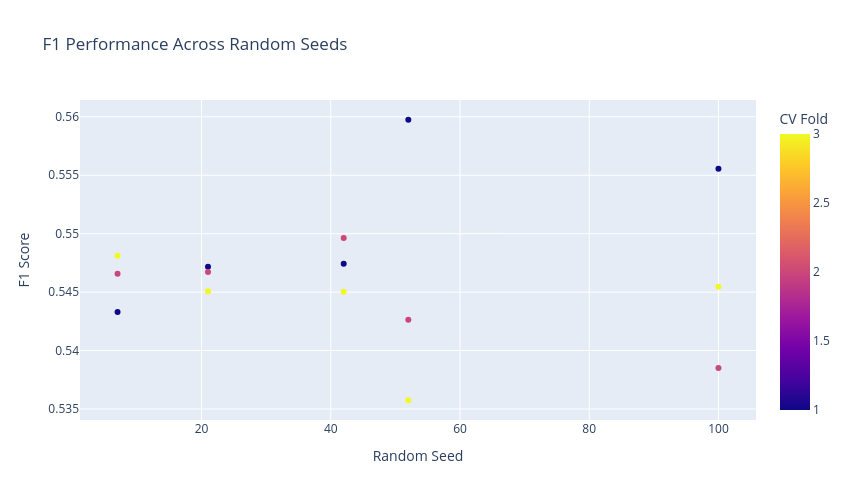

Write notebook code for a chart like this one.
### Code cell
# ============================================================
# CELL 14 — F1 PERFORMANCE ACROSS RANDOM SEEDS
# ============================================================

fig = px.scatter(
    robustness_results,
    x="Random_Seed",
    y="F1",
    color="Fold",
    title="F1 Performance Across Random Seeds",
    labels={
        "Random_Seed": "Random Seed",
        "F1": "F1 Score",
        "Fold": "CV Fold"
    },
    hover_data=metric_columns
)

fig.update_layout(
    width=850,
    height=500
)

fig.show()

### Figure 1 — Plotly figure (JSON) as saved in the notebook; plotly's stock layout.template omitted (floating-point values rounded to 4 significant figures)
{"data": [{"customdata": [[0.8409, 0.4102, 0.8227, 0.833, 0.5304, 0.9066], [0.8453, 0.4167, 0.8071, 0.8287, 0.5522, 0.9071], [0.8407, 0.4094, 0.815, 0.8296, 0.5491, 0.9095], [0.843, 0.4117, 0.7986, 0.8237, 0.5373, 0.902], [0.8397, 0.4083, 0.8262, 0.8338, 0.5385, 0.9103], [0.843, 0.4132, 0.8136, 0.8302, 0.5566, 0.911], [0.8412, 0.4104, 0.8206, 0.8322, 0.5478, 0.9097], [0.8439, 0.4139, 0.805, 0.827, 0.5406, 0.9059], [0.8405, 0.4091, 0.8164, 0.8301, 0.5432, 0.908], [0.849, 0.4247, 0.8206, 0.8367, 0.5597, 0.9117], [0.8407, 0.4085, 0.8078, 0.8265, 0.5483, 0.9075], [0.8363, 0.4009, 0.8072, 0.8237, 0.5224, 0.9035], [0.8447, 0.4176, 0.8298, 0.8382, 0.5582, 0.9136], [0.8409, 0.4075, 0.7936, 0.8204, 0.529, 0.902], [0.8399, 0.4085, 0.8207, 0.8316, 0.5448, 0.9086]], "hovertemplate": "Random Seed=%{x}<br>F1 Score=%{y}<br>Accuracy=%{customdata[0]}<br>Precision=%{customdata[1]}<br>Recall=%{customdata[2]}<br>Balanced_Accuracy=%{customdata[3]}<br>PR_AUC=%{customdata[4]}<br>ROC_AUC=%{customdata[5]}<br>CV Fold=%{marker.color}<extra></extra>", "legendgroup": "", "marker": {"color": [1, 2, 3, 1, 2, 3, 1, 2, 3, 1, 2, 3, 1, 2, 3], "coloraxis": "coloraxis", "symbol": "circle"}, "mode": "markers", "name": "", "orientation": "v", "showlegend": false, "type": "scatter", "x": [42, 42, 42, 7, 7, 7, 21, 21, 21, 52, 52, 52, 100, 100, 100], "xaxis": "x", "y": [0.5474, 0.5496, 0.545, 0.5433, 0.5466, 0.5481, 0.5472, 0.5467, 0.5451, 0.5597, 0.5426, 0.5357, 0.5556, 0.5385, 0.5455], "yaxis": "y"}], "layout": {"coloraxis": {"colorbar": {"title": {"text": "CV Fold"}}, "colorscale": [[0, "#0d0887"], [0.1111, "#46039f"], [0.2222, "#7201a8"], [0.3333, "#9c179e"], [0.4444, "#bd3786"], [0.5556, "#d8576b"], [0.6667, "#ed7953"], [0.7778, "#fb9f3a"], [0.8889, "#fdca26"], [1, "#f0f921"]]}, "height": 500, "legend": {"tracegroupgap": 0}, "title": {"text": "F1 Performance Across Random Seeds"}, "width": 850, "xaxis": {"anchor": "y", "domain": [0, 1], "title": {"text": "Random Seed"}}, "yaxis": {"anchor": "x", "domain": [0, 1], "title": {"text": "F1 Score"}}}}
